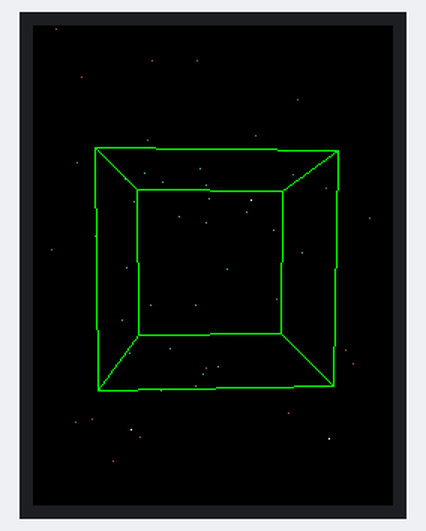
Recording of a sketch running on a simulated ESP32. Parts: 240×320 colour display. Random numbers use the default seed unless the sketch sets one.

Above: at 0.35 s.
At 5.2 s:
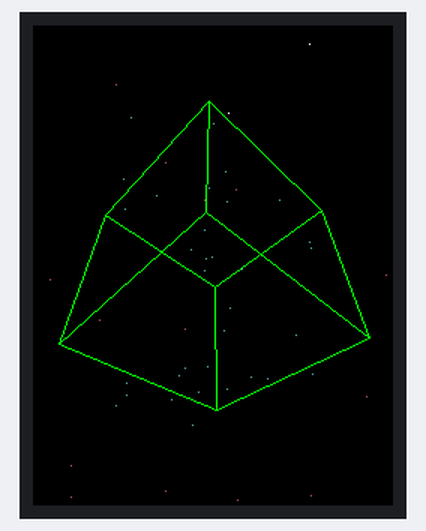
At 10.07 s:
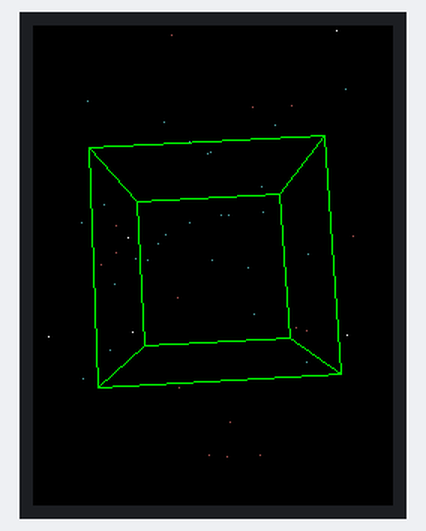
At 20.07 s:
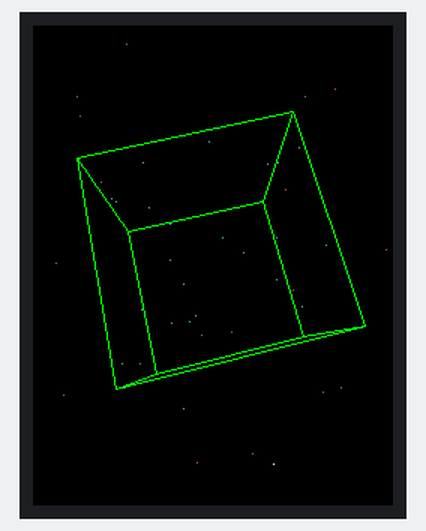
At 29.78 s:
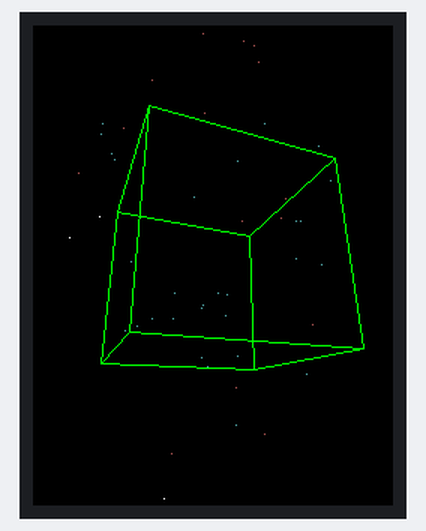
At 39.79 s:
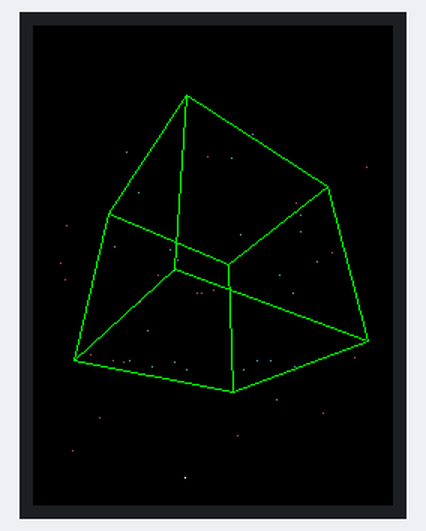

The sketch:

3D_Cube_and_Starfield_Demo.ino
```cpp
#include <Arduino_GFX_Library.h>

// Colors
#define BLACK   0x0000
#define WHITE   0xFFFF
#define GREEN   0x07E0

// SPI bus
Arduino_DataBus *bus = new Arduino_ESP32SPI(-1, 5, 18, 23);

// ✅ IMPORTANT: Set width & height manually
Arduino_GFX *gfx = new Arduino_ST7789(
  bus,
  4,        // RST
  0,        // rotation
  false,    // IPS
  240,      // width
  320       // height
);

// ⭐ Starfield
const int numStars = 70;
float starX[numStars], starY[numStars], starZ[numStars];

// 🧊 Cube
float angle = 0;

struct Point3D { float x, y, z; };

Point3D cube[8] = {
  {-30,-30,30}, {30,-30,30}, {30,30,30}, {-30,30,30},
  {-30,-30,-30}, {30,-30,-30}, {30,30,-30}, {-30,30,-30}
};

Point3D proj[8], prevProj[8];

// ✅ Center for 240x320
int cx = 120;
int cy = 160;

// ===================== SETUP =====================
void setup() {
  Serial.begin(115200);

  if (!gfx->begin(40000000)) {
    Serial.println("Init Failed!");
  }

  gfx->fillScreen(BLACK);

  // ⭐ Init stars
  for(int i=0;i<numStars;i++) {
    starX[i] = random(-120,120);
    starY[i] = random(-160,160);
    starZ[i] = random(1,255);
  }
}

// ===================== STARFIELD =====================
void drawStars() {
  for(int i=0;i<numStars;i++) {

    // erase old
    int oldX = (starX[i] * 128 / starZ[i]) + cx;
    int oldY = (starY[i] * 128 / starZ[i]) + cy;

    if(oldX>=0 && oldX<240 && oldY>=0 && oldY<320)
      gfx->drawPixel(oldX, oldY, BLACK);

    // move forward
    starZ[i] -= 3;

    if(starZ[i] <= 1) {
      starX[i] = random(-120,120);
      starY[i] = random(-160,160);
      starZ[i] = 255;
    }

    // draw new
    int x = (starX[i] * 128 / starZ[i]) + cx;
    int y = (starY[i] * 128 / starZ[i]) + cy;

    if(x>=0 && x<240 && y>=0 && y<320) {
      uint16_t c = (starZ[i] < 80) ? WHITE :
                   (starZ[i] < 160) ? 0xAAAA : 0x5555;

      gfx->drawPixel(x, y, c);
    }
  }
}

// ===================== CUBE =====================
void projectCube() {
  for(int i=0;i<8;i++) {

    float x = cube[i].x;
    float y = cube[i].y;
    float z = cube[i].z;

    // Rotate Y
    float rx = x * cos(angle) - z * sin(angle);
    float rz = x * sin(angle) + z * cos(angle);

    // Rotate X
    float ry = y * cos(angle) - rz * sin(angle);
    rz = y * sin(angle) + rz * cos(angle);

    // Perspective
    float scale = 240 / (rz + 120);

    proj[i].x = rx * scale + cx;
    proj[i].y = ry * scale + cy;
  }
}

void drawCube(uint16_t color, Point3D *p) {
  for(int i=0;i<4;i++) {
    gfx->drawLine(p[i].x, p[i].y, p[(i+1)%4].x, p[(i+1)%4].y, color);
    gfx->drawLine(p[i+4].x, p[i+4].y, p[((i+1)%4)+4].x, p[((i+1)%4)+4].y, color);
    gfx->drawLine(p[i].x, p[i].y, p[i+4].x, p[i+4].y, color);
  }
}

// ===================== LOOP =====================
void loop() {

  // ⭐ Draw starfield
  drawStars();

  // ❌ erase previous cube
  drawCube(BLACK, prevProj);

  // 🔄 rotate
  angle += 0.04;

  // 🧠 project
  projectCube();

  // ✅ draw cube
  drawCube(GREEN, proj);

  // save for next frame
  memcpy(prevProj, proj, sizeof(proj));

  // ⚡ high FPS
  delay(1);
}
```
